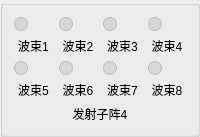
           <widget class="QGroupBox" name="grpArrayTx4">
            <property name="title">
             <string/>
            </property>
            <layout class="QVBoxLayout" name="layoutArrayTx4">
             <item>
              <layout class="QGridLayout" name="layoutArrayBeamsTx4">
               <item row="0" column="0">
                <layout class="QVBoxLayout" name="layoutTx4Beam1">
                 <item>
                  <widget class="QLabel" name="indicatorTx4Beam1">
                   <property name="minimumSize">
                    <size>
                     <width>14</width>
                     <height>14</height>
                    </size>
                   </property>
                   <property name="maximumSize">
                    <size>
                     <width>14</width>
                     <height>14</height>
                    </size>
                   </property>
                   <property name="styleSheet">
                    <string notr="true">background:#d8d8d8;border:1px solid #bdbdbd;border-radius:7px;</string>
                   </property>
                   <property name="text">
                    <string/>
                   </property>
                   <property name="alignment">
                    <set>Qt::AlignCenter</set>
                   </property>
                  </widget>
                 </item>
                 <item>
                  <widget class="QLabel" name="lblTx4Beam1">
                   <property name="text">
                    <string>波束1</string>
                   </property>
                   <property name="alignment">
                    <set>Qt::AlignCenter</set>
                   </property>
                  </widget>
                 </item>
                </layout>
               </item>
               <item row="0" column="1">
                <layout class="QVBoxLayout" name="layoutTx4Beam2">
                 <item>
                  <widget class="QLabel" name="indicatorTx4Beam2">
                   <property name="minimumSize">
                    <size>
                     <width>14</width>
                     <height>14</height>
                    </size>
                   </property>
                   <property name="maximumSize">
                    <size>
                     <width>14</width>
                     <height>14</height>
                    </size>
                   </property>
                   <property name="styleSheet">
                    <string notr="true">background:#d8d8d8;border:1px solid #bdbdbd;border-radius:7px;</string>
                   </property>
                   <property name="text">
                    <string/>
                   </property>
                   <property name="alignment">
                    <set>Qt::AlignCenter</set>
                   </property>
                  </widget>
                 </item>
                 <item>
                  <widget class="QLabel" name="lblTx4Beam2">
                   <property name="text">
                    <string>波束2</string>
                   </property>
                   <property name="alignment">
                    <set>Qt::AlignCenter</set>
                   </property>
                  </widget>
                 </item>
                </layout>
               </item>
               <item row="0" column="2">
                <layout class="QVBoxLayout" name="layoutTx4Beam3">
                 <item>
                  <widget class="QLabel" name="indicatorTx4Beam3">
                   <property name="minimumSize">
                    <size>
                     <width>14</width>
                     <height>14</height>
                    </size>
                   </property>
                   <property name="maximumSize">
                    <size>
                     <width>14</width>
                     <height>14</height>
                    </size>
                   </property>
                   <property name="styleSheet">
                    <string notr="true">background:#d8d8d8;border:1px solid #bdbdbd;border-radius:7px;</string>
                   </property>
                   <property name="text">
                    <string/>
                   </property>
                   <property name="alignment">
                    <set>Qt::AlignCenter</set>
                   </property>
                  </widget>
                 </item>
                 <item>
                  <widget class="QLabel" name="lblTx4Beam3">
                   <property name="text">
                    <string>波束3</string>
                   </property>
                   <property name="alignment">
                    <set>Qt::AlignCenter</set>
                   </property>
                  </widget>
                 </item>
                </layout>
               </item>
               <item row="0" column="3">
                <layout class="QVBoxLayout" name="layoutTx4Beam4">
                 <item>
                  <widget class="QLabel" name="indicatorTx4Beam4">
                   <property name="minimumSize">
                    <size>
                     <width>14</width>
                     <height>14</height>
                    </size>
                   </property>
                   <property name="maximumSize">
                    <size>
                     <width>14</width>
                     <height>14</height>
                    </size>
                   </property>
                   <property name="styleSheet">
                    <string notr="true">background:#d8d8d8;border:1px solid #bdbdbd;border-radius:7px;</string>
                   </property>
                   <property name="text">
                    <string/>
                   </property>
                   <property name="alignment">
                    <set>Qt::AlignCenter</set>
                   </property>
                  </widget>
                 </item>
                 <item>
                  <widget class="QLabel" name="lblTx4Beam4">
                   <property name="text">
                    <string>波束4</string>
                   </property>
                   <property name="alignment">
                    <set>Qt::AlignCenter</set>
                   </property>
                  </widget>
                 </item>
                </layout>
               </item>
               <item row="1" column="0">
                <layout class="QVBoxLayout" name="layoutTx4Beam5">
                 <item>
                  <widget class="QLabel" name="indicatorTx4Beam5">
                   <property name="minimumSize">
                    <size>
                     <width>14</width>
                     <height>14</height>
                    </size>
                   </property>
                   <property name="maximumSize">
                    <size>
                     <width>14</width>
                     <height>14</height>
                    </size>
                   </property>
                   <property name="styleSheet">
                    <string notr="true">background:#d8d8d8;border:1px solid #bdbdbd;border-radius:7px;</string>
                   </property>
                   <property name="text">
                    <string/>
                   </property>
                   <property name="alignment">
                    <set>Qt::AlignCenter</set>
                   </property>
                  </widget>
                 </item>
                 <item>
                  <widget class="QLabel" name="lblTx4Beam5">
                   <property name="text">
                    <string>波束5</string>
                   </property>
                   <property name="alignment">
                    <set>Qt::AlignCenter</set>
                   </property>
                  </widget>
                 </item>
                </layout>
               </item>
               <item row="1" column="1">
                <layout class="QVBoxLayout" name="layoutTx4Beam6">
                 <item>
                  <widget class="QLabel" name="indicatorTx4Beam6">
                   <property name="minimumSize">
                    <size>
                     <width>14</width>
                     <height>14</height>
                    </size>
                   </property>
                   <property name="maximumSize">
                    <size>
                     <width>14</width>
                     <height>14</height>
                    </size>
                   </property>
                   <property name="styleSheet">
                    <string notr="true">background:#d8d8d8;border:1px solid #bdbdbd;border-radius:7px;</string>
                   </property>
                   <property name="text">
                    <string/>
                   </property>
                   <property name="alignment">
                    <set>Qt::AlignCenter</set>
                   </property>
                  </widget>
                 </item>
                 <item>
                  <widget class="QLabel" name="lblTx4Beam6">
                   <property name="text">
                    <string>波束6</string>
                   </property>
                   <property name="alignment">
                    <set>Qt::AlignCenter</set>
                   </property>
                  </widget>
                 </item>
                </layout>
               </item>
               <item row="1" column="2">
                <layout class="QVBoxLayout" name="layoutTx4Beam7">
                 <item>
                  <widget class="QLabel" name="indicatorTx4Beam7">
                   <property name="minimumSize">
                    <size>
                     <width>14</width>
                     <height>14</height>
                    </size>
                   </property>
                   <property name="maximumSize">
                    <size>
                     <width>14</width>
                     <height>14</height>
                    </size>
                   </property>
                   <property name="styleSheet">
                    <string notr="true">background:#d8d8d8;border:1px solid #bdbdbd;border-radius:7px;</string>
                   </property>
                   <property name="text">
                    <string/>
                   </property>
                   <property name="alignment">
                    <set>Qt::AlignCenter</set>
                   </property>
                  </widget>
                 </item>
                 <item>
                  <widget class="QLabel" name="lblTx4Beam7">
                   <property name="text">
                    <string>波束7</string>
                   </property>
                   <property name="alignment">
                    <set>Qt::AlignCenter</set>
                   </property>
                  </widget>
                 </item>
                </layout>
               </item>
               <item row="1" column="3">
                <layout class="QVBoxLayout" name="layoutTx4Beam8">
                 <item>
                  <widget class="QLabel" name="indicatorTx4Beam8">
                   <property name="minimumSize">
                    <size>
                     <width>14</width>
                     <height>14</height>
                    </size>
                   </property>
                   <property name="maximumSize">
                    <size>
                     <width>14</width>
                     <height>14</height>
                    </size>
                   </property>
                   <property name="styleSheet">
                    <string notr="true">background:#d8d8d8;border:1px solid #bdbdbd;border-radius:7px;</string>
                   </property>
                   <property name="text">
                    <string/>
                   </property>
                   <property name="alignment">
                    <set>Qt::AlignCenter</set>
                   </property>
                  </widget>
                 </item>
                 <item>
                  <widget class="QLabel" name="lblTx4Beam8">
                   <property name="text">
                    <string>波束8</string>
                   </property>
                   <property name="alignment">
                    <set>Qt::AlignCenter</set>
                   </property>
                  </widget>
                 </item>
                </layout>
               </item>
              </layout>
             </item>
             <item>
              <widget class="QLabel" name="lblArrayNameTx4">
               <property name="text">
                <string>发射子阵4</string>
               </property>
               <property name="alignment">
                <set>Qt::AlignCenter</set>
               </property>
              </widget>
             </item>
            </layout>
           </widget>
